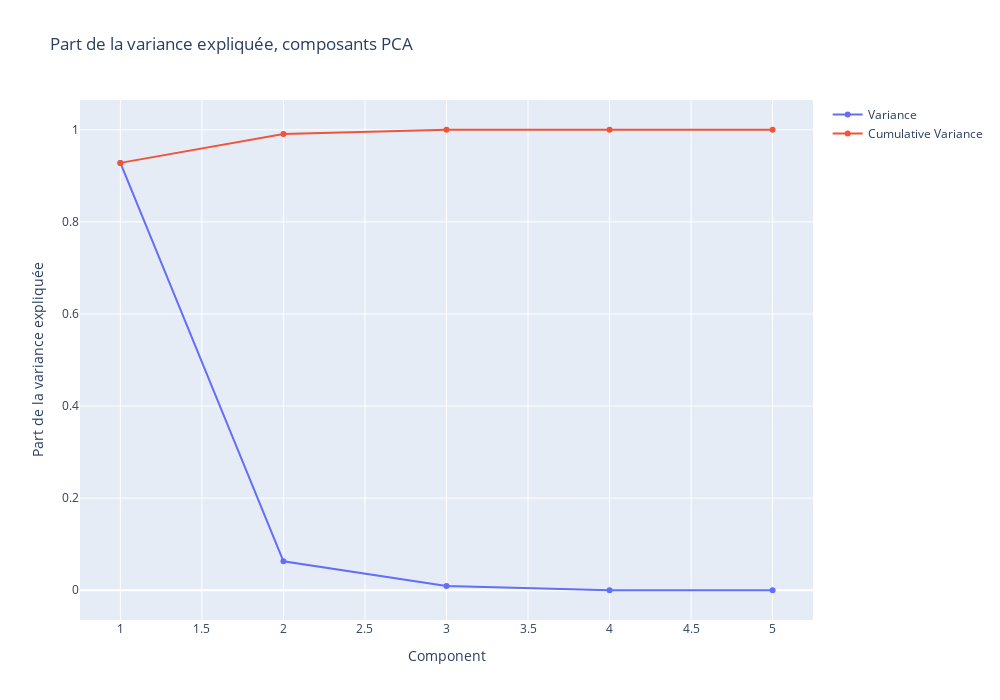

Notebook code for this chart:
### Code cell
co2.viz.plot_pca_variance(pca, n_features=5, save=True, format='png')

### Figure 1 — Plotly figure (JSON) as saved in the notebook; plotly's stock layout.template omitted (floating-point values rounded to 4 significant figures)
{"data": [{"mode": "lines+markers", "name": "Variance", "type": "scatter", "x": [1, 2, 3, 4, 5], "y": [0.928, 0.06282, 0.009142, 2.017e-06, 1.843e-06]}, {"mode": "lines+markers", "name": "Cumulative Variance", "type": "scatter", "x": [1, 2, 3, 4, 5], "y": [0.928, 0.9908, 1.0, 1.0, 1.0]}], "layout": {"height": 700, "title": {"text": "Part de la variance expliquée, composants PCA"}, "width": 1000, "xaxis": {"title": {"text": "Component"}}, "yaxis": {"title": {"text": "Part de la variance expliquée"}}}}
